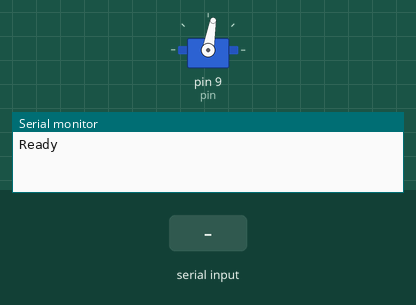
Simulated run of this sketch. Board: Arduino Uno, built with avr-gcc and run on an emulated ATmega328P. On the bench: servo, the last lines printed to the serial monitor. The test bench sets the inputs (shaded band).

Above: at 1.2 s.
1.3 s: "90,45\n" received over Serial
At 3.5 s:
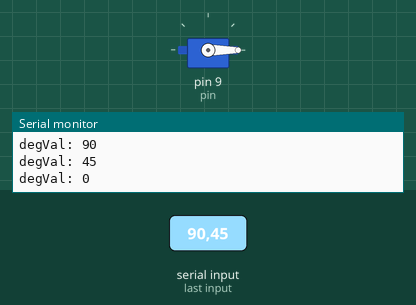
3.8 s: "30,150\n" received over Serial
At 4.6 s:
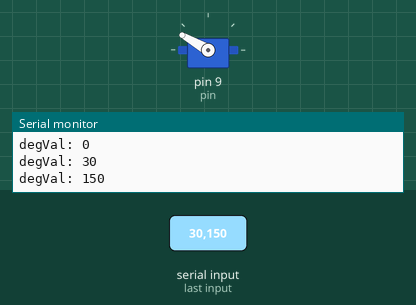
6.3 s: "200\n" received over Serial
At 8.5 s:
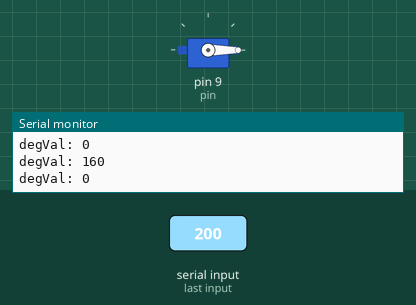
Timing chart, 0 to 10.0 s (numbered marks = the images above; inputs shaded):
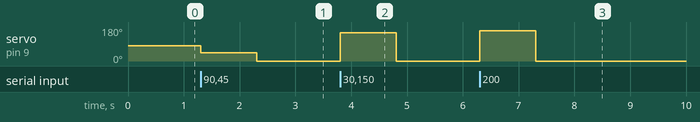

The sketch:

servoBasic.ino
```cpp
#include <Servo.h>
Servo servo;
int pin = 9;
int degVal = 80;

void setup() {
  Serial.begin(9600);
  while(!Serial){;}
  servo.attach(pin);
  servo.write(degVal);
  Serial.println("Ready");
}

void loop() {
  if (Serial.available()) {
    degVal = Serial.parseInt();
    degVal = constrain(degVal, 0, 160);
    servo.write(degVal);
    Serial.print("degVal: ");
    Serial.println(degVal);
  }
}
```

Measured:
- after the input at 1.3 s, servo on pin 9 (pin): 80° → 45° at once, → 0° 1.0 s later
- after the input at 3.8 s, servo on pin 9 (pin): 0° → 150° at once, → 0° 1.0 s later
- after the input at 6.3 s, servo on pin 9 (pin): 0° → 160° at once, → 0° 1.0 s later
